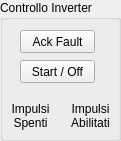
   <widget class="QGroupBox" name="groupBox_controlloInverter">
    <property name="geometry">
     <rect>
      <x>10</x>
      <y>10</y>
      <width>121</width>
      <height>141</height>
     </rect>
    </property>
    <property name="title">
     <string>Controllo Inverter</string>
    </property>
    <property name="flat">
     <bool>false</bool>
    </property>
    <widget class="QPushButton" name="pushButton_ackFault">
     <property name="geometry">
      <rect>
       <x>20</x>
       <y>30</y>
       <width>75</width>
       <height>23</height>
      </rect>
     </property>
     <property name="text">
      <string>Ack Fault</string>
     </property>
     <property name="checkable">
      <bool>false</bool>
     </property>
    </widget>
    <widget class="QPushButton" name="pushButton_start">
     <property name="geometry">
      <rect>
       <x>20</x>
       <y>60</y>
       <width>75</width>
       <height>23</height>
      </rect>
     </property>
     <property name="text">
      <string>Start / Off</string>
     </property>
     <property name="checkable">
      <bool>true</bool>
     </property>
    </widget>
    <widget class="QLabel" name="label_ImpulsiSpenti">
     <property name="geometry">
      <rect>
       <x>10</x>
       <y>100</y>
       <width>41</width>
       <height>31</height>
      </rect>
     </property>
     <property name="text">
      <string>Impulsi
Spenti</string>
     </property>
     <property name="alignment">
      <set>Qt::AlignCenter</set>
     </property>
    </widget>
    <widget class="QLabel" name="label_impulsiAttivi">
     <property name="geometry">
      <rect>
       <x>70</x>
       <y>100</y>
       <width>41</width>
       <height>31</height>
      </rect>
     </property>
     <property name="text">
      <string>Impulsi
Abilitati</string>
     </property>
     <property name="alignment">
      <set>Qt::AlignCenter</set>
     </property>
    </widget>
   </widget>
